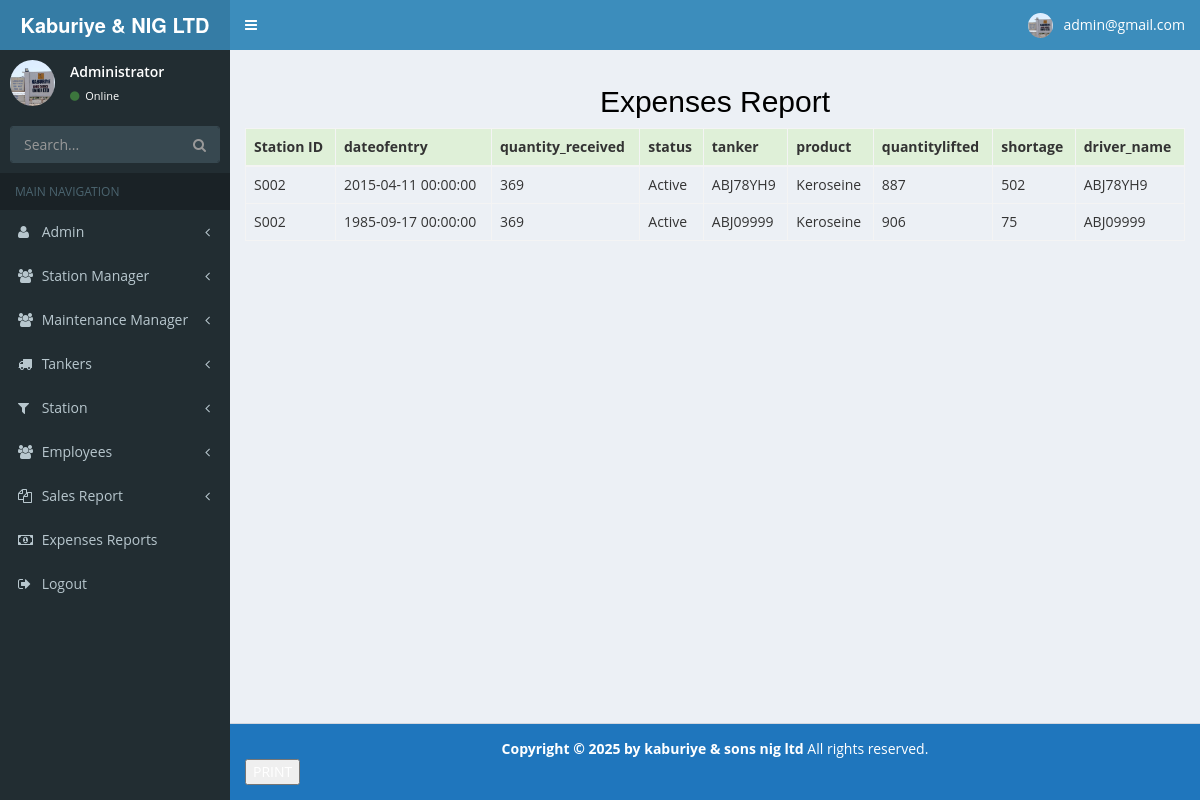
The app's page /arrival_reports.php (signed in), older data.
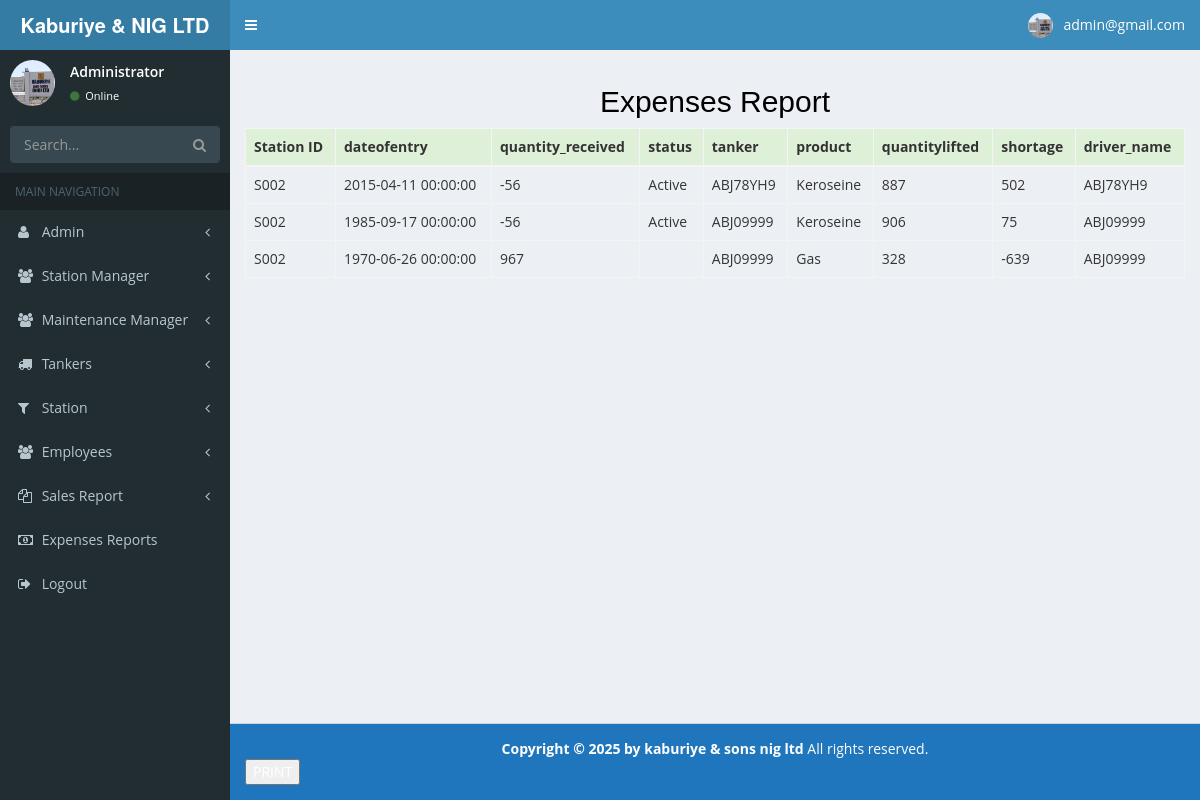
The same page, newer data.
### tables this page shows
CREATE TABLE `arrival_entries` (
  `entry_id` int(11) NOT NULL,
  `quantity_received` int(11) NOT NULL,
  `quantitylifted` int(11) NOT NULL,
  `station_id` varchar(11) NOT NULL,
  `status` enum('Active','Inactive') NOT NULL,
  `dateofentry` datetime NOT NULL,
  `product` varchar(100) NOT NULL,
  `tanker` varchar(100) NOT NULL,
  `shortage` int(11) NOT NULL,
  `driver_name` varchar(100) NOT NULL
);

### arrival_reports.php (the view, shortened to what the changed rows need)
<?php
require __DIR__ . "/config/database.php";
?>
<!DOCTYPE html>
<html>
<head>
  <link rel="stylesheet" href="css/bootstrap.min.css">
  <link rel="stylesheet" href="css/font-awesome.min.css">
  <link rel="stylesheet" href="css/ionicons.min.css">
  <link rel="stylesheet" href="css/AdminLTE.min.css">
  <link rel="stylesheet" href="css/_all-skins.min.css">
  <link rel="stylesheet" href="css/style.css">
</head>
<body class="hold-transition skin-blue sidebar-mini">
  <div class="wrapper">
    <div class="content-wrapper">
      <section class="content">
        <h2 align="center" style="color:black;"> Expenses Report</h2>
        <div class="table-responsive">
          <table class="table table-bordered table-hover">
            <thead>
              <tr class="success">
                <th> Station ID </th>
                <th> dateofentry </th>
                <th> quantity_received </th>
                <th>status</th>
                <th> tanker </th>
                <th> product </th>
                <th> quantitylifted </th>
                <th> shortage </th>
                 <th> driver_name </th>
              </tr>
            </thead>
            <?php
            $getRecords_string = "select * from arrival_entries order by entry_id ";
            $getRecord = mysqli_query($conn, $getRecords_string);
            $num_of_record = mysqli_num_rows($getRecord);
            if ($num_of_record > 0) {
              while ($record = mysqli_fetch_array($getRecord)) {
                echo '<tr>';
                echo "<td class=''>$record[station_id]</td>";
                echo "<td class=''>$record[dateofentry]</td>";
                echo "<td class=''>$record[quantity_received]</td>";
                echo "<td class=''>$record[status]</td>";
                echo "<td class=''>$record[tanker]</td>";
                echo "<td class=''>$record[product]</td>";
                echo "<td class=''>$record[quantitylifted]</td>";
                echo "<td class=''>$record[shortage]</td>";
                echo "<td class=''>$record[driver_name]</td>";
                echo '</tr>';
              }
            } else {
              echo "<h5>Loading..........</h5>";
            }
            ?>
          </table>
        </div>
      </section>
    </div>
  </div>
</body>
</html>

Row changes from the older to the newer data that the page shows:
changed arrival_entries "ABJ78YH9": quantity_received "369" → "-56"
changed arrival_entries (number 2 of 3 on the later page): quantity_received "369" → "-56"
added arrival_entries: station "S002", dateofentry "1970-06-26 00:00:00", quantity_received "967", tanker "ABJ09999", product "Gas", quantitylifted "328", shortage "-639", driver_name "ABJ09999"
